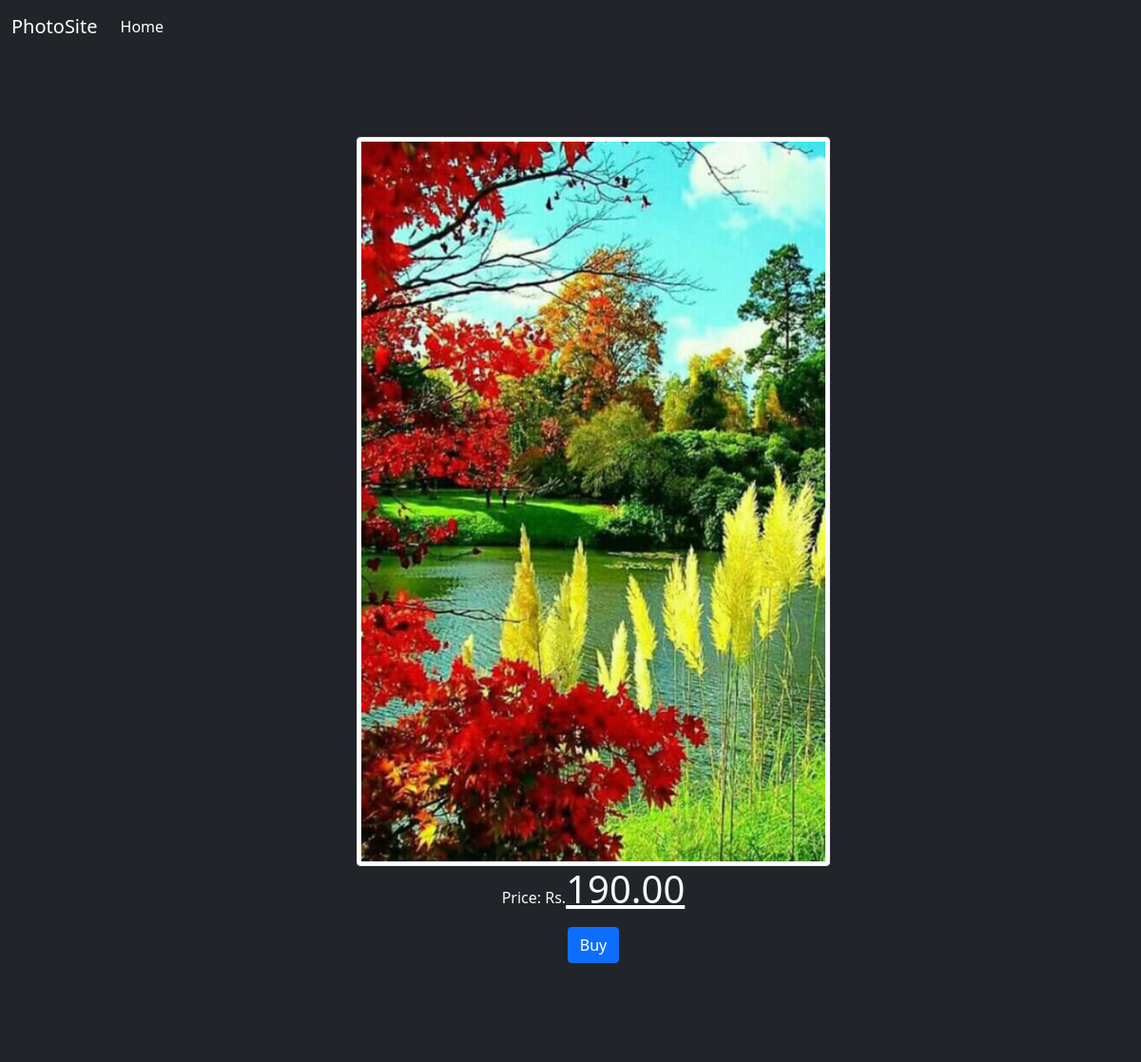
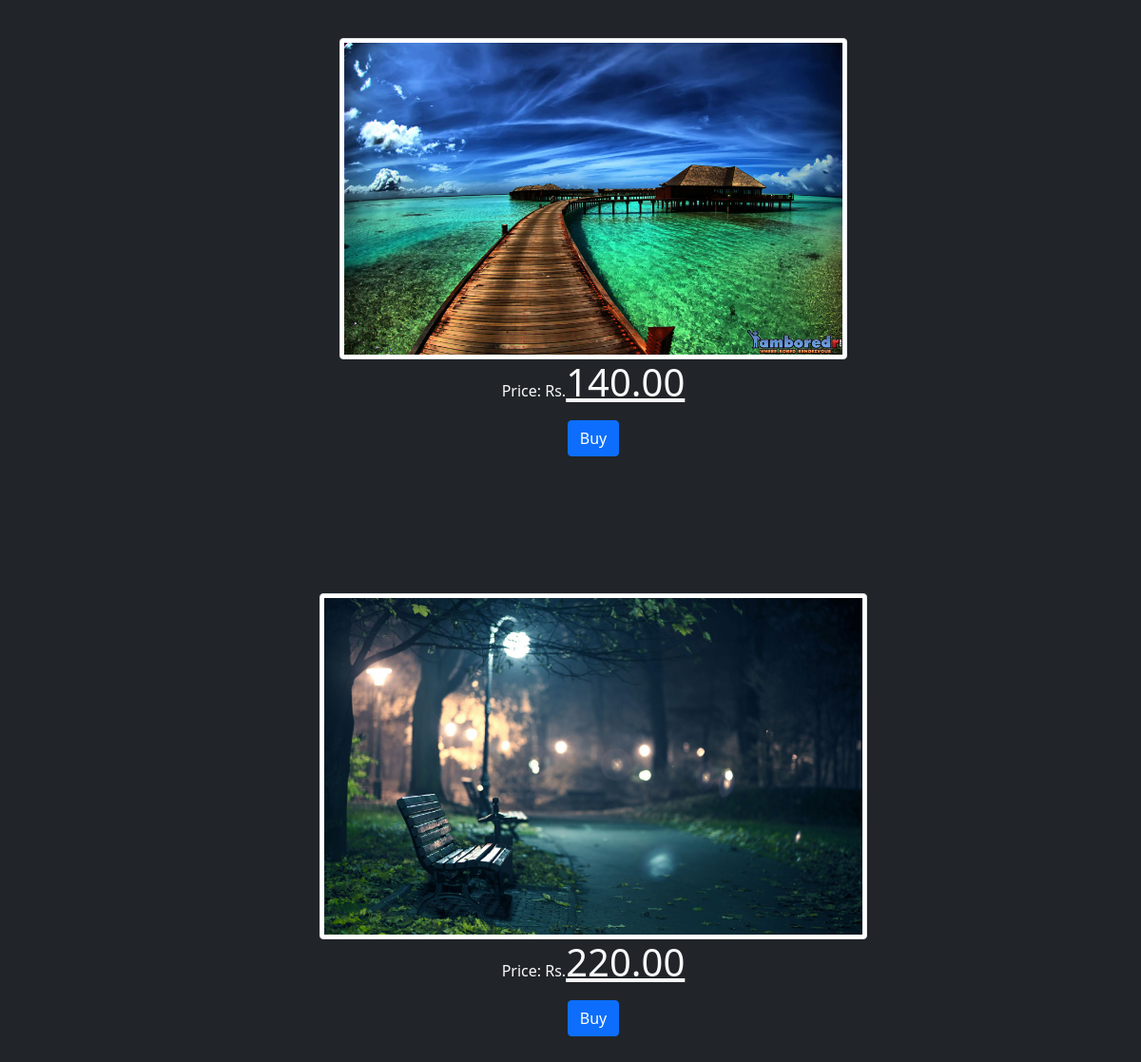
Before: / with the older database file (2 pictures, top to bottom).
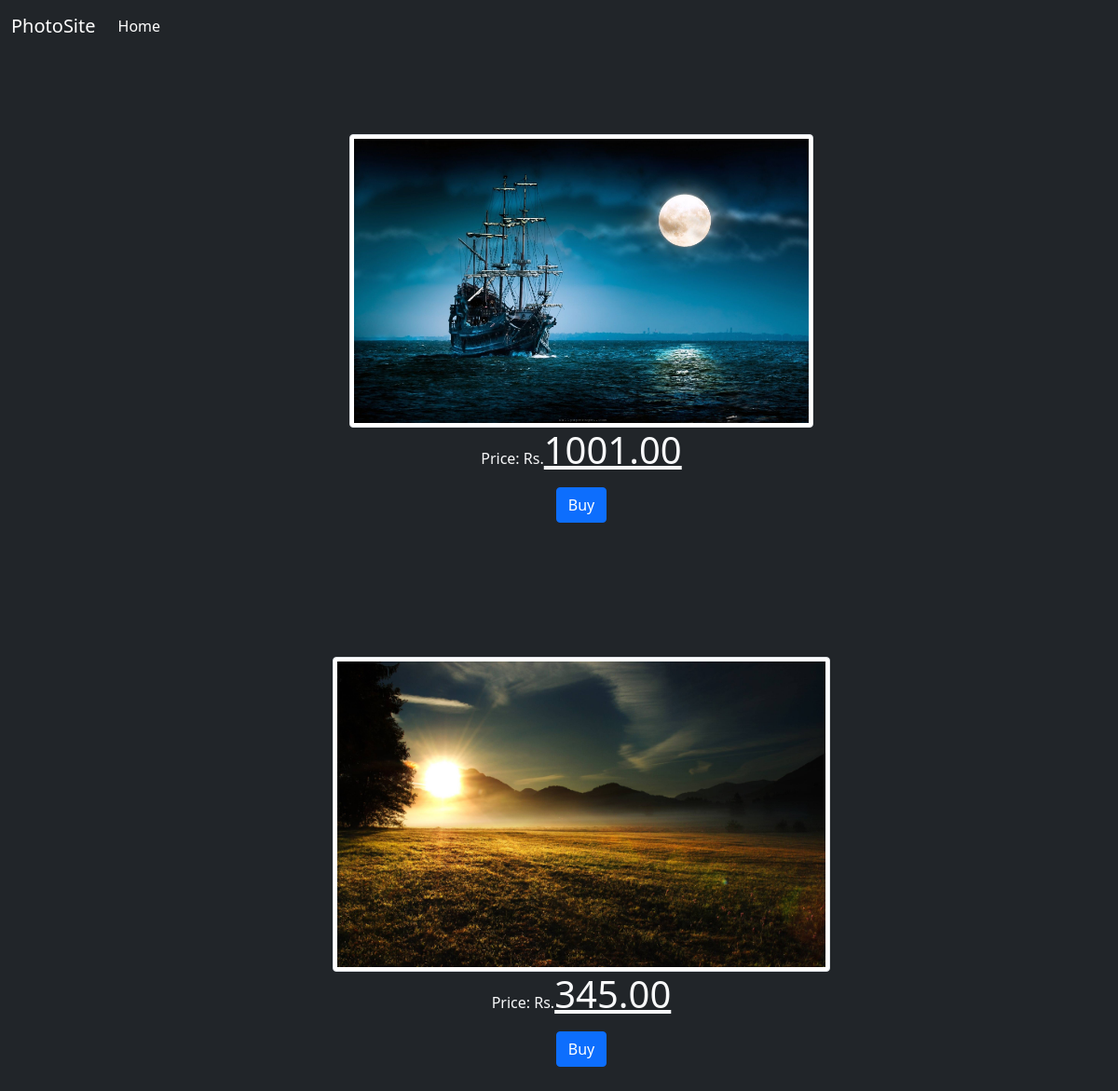
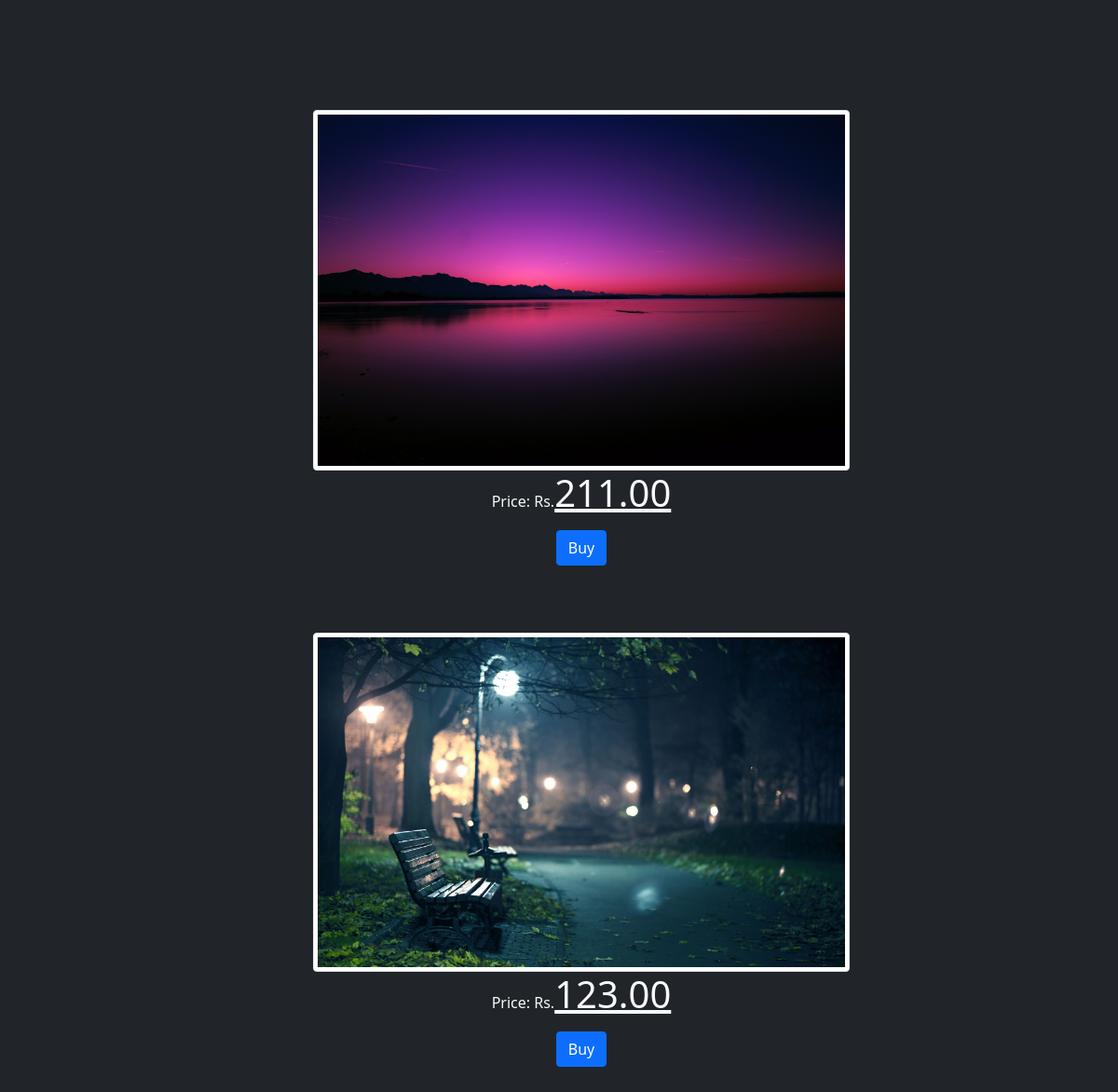
After: the same page with the newer database file (2 pictures, top to bottom).
### base/models.py (models this page shows, shortened)
class Image(models.Model):
    price = models.DecimalField(max_digits=10, decimal_places=2)
    created_date = models.DateTimeField(auto_now_add=True)
    modified_date = models.DateTimeField(auto_now=True)
    image_type = models.ForeignKey(ImageType, null=True, on_delete = models.SET_NULL)
    original_url = models.ImageField(upload_to='photos')

### base/views.py (the view)
# urls.py: path('', views.indexView, name= 'index'),
def indexView(request):
    try:
        images = Image.objects.all()
        return render(request,'base/index.html',{
            'imagesFound' : True,
            'images' : images
        })
    except Exception as exc:
        return render(request, 'base/index.html', {
            'imagesFound' : False
        })

### base/templates/base/index.html (shortened to what this page needs)
{% load watermark %}
<!DOCTYPE html>
<html lang="en">
<head>
    <link href="https://cdn.jsdelivr.net/npm/bootstrap@5.0.2/dist/css/bootstrap.min.css" rel="stylesheet">
</head>
<body class="bg-dark">
    <header>
        <nav class="navbar navbar-expand-md navbar-dark fixed-top bg-dark">
            <div class="container-fluid">
              <a class="navbar-brand" href="{% url 'index' %}">PhotoSite</a>
              <div class="collapse navbar-collapse" id="navbarCollapse">
                <ul class="navbar-nav me-auto mb-2 mb-md-0">
                  <li class="nav-item">
                    <a class="nav-link active" aria-current="page" href="{% url 'index' %}">Home</a>
                  </li>
                </ul>
              </div>
            </div>
          </nav>
    </header>
    <div class="container bg-dark pt-5 pb-5">
        <div class="row p-5">
            {% if imagesFound%}
            {%for image in images%}
                <div class="col-12 text-center m-4 p-4">
                    <img src="{{ image.original_url.url|watermark:"test,position=tr,opacity=35,tile=1" }}" alt="" class="img-thumbnail w-50 bg-body>
                    <div class="container w-50 bg-body p-2">
                        <p class="font-italic text-light">Price: Rs.<span class="display-6 text-decoration-underline">{{ image.price }}</span></p>
                        <a href="{% url 'image-detail' image.id %}" class="btn btn-primary" id="checkout-button">Buy</a>
                    </div>
                </div>
            {% endfor %}
        {% endif %}
</body>
</html>

Changed rows visible on the page:
removed Image: original_url|watermark (picture), price "190.00"
removed Image: original_url|watermark (picture), price "140.00"
removed Image: original_url|watermark (picture), price "220.00"
added Image: original_url|watermark (picture), price "1001.00"
added Image: original_url|watermark (picture), price "345.00"
added Image: original_url|watermark (picture), price "211.00"
added Image: original_url|watermark (picture), price "123.00"
